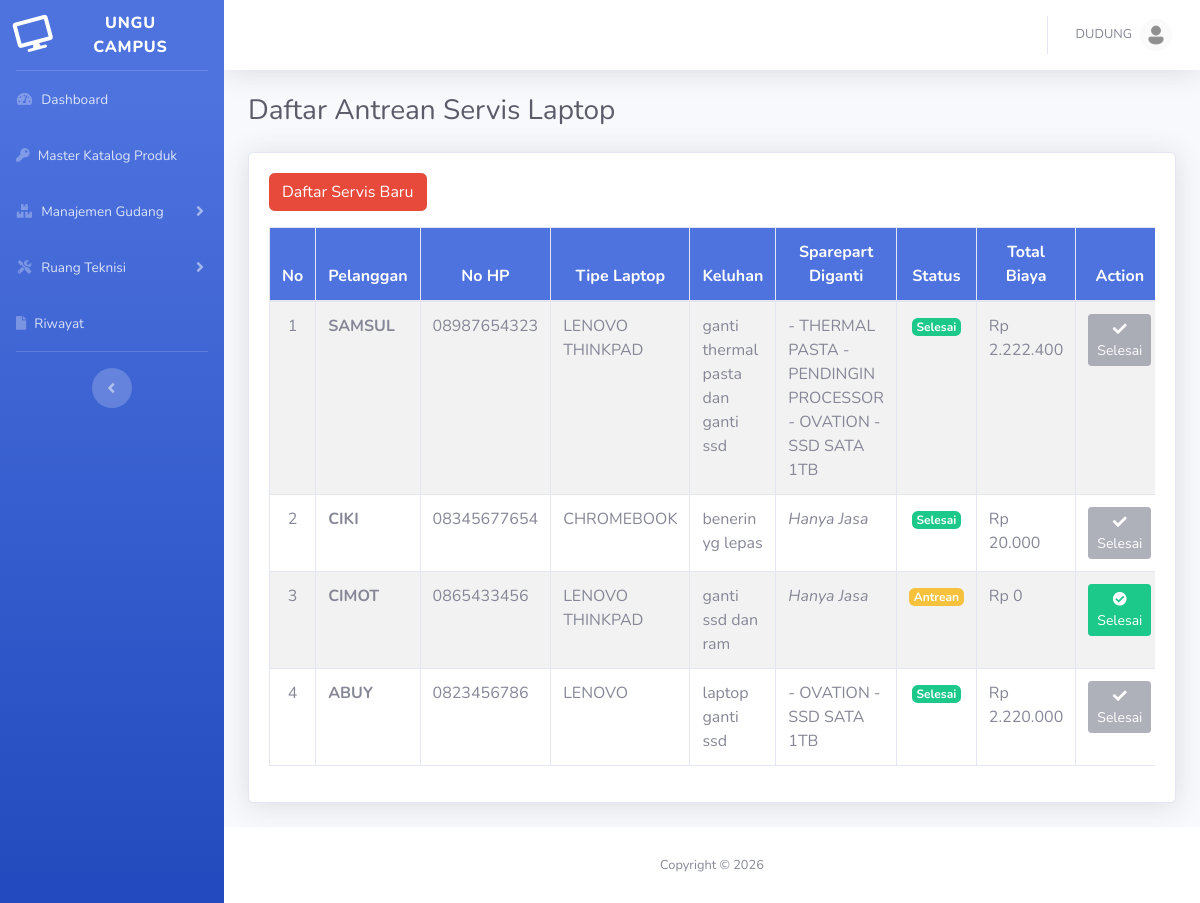
The app's page /views/service/service_tampil.php (signed in) with its own data.
### tables this page shows
CREATE TABLE `tabel_menu` (
  `id_menu` int(11) NOT NULL,
  `nama_menu` varchar(50) NOT NULL,
  `link` varchar(100) NOT NULL,
  `icon` varchar(50) DEFAULT NULL,
  `parent_id` int(11) DEFAULT 0,
  `urutan` int(11) NOT NULL
);

CREATE TABLE `tabel_servis` (
  `id_servis` int(11) NOT NULL,
  `nama_pelanggan` varchar(100) NOT NULL,
  `no_hp` varchar(20) NOT NULL,
  `tanggal` timestamp NOT NULL DEFAULT current_timestamp(),
  `tipe_laptop` varchar(100) NOT NULL,
  `keluhan` text NOT NULL,
  `status_servis` varchar(20) NOT NULL,
  `id_barang` int(11) DEFAULT NULL,
  `biaya_jasa` int(11) DEFAULT 0,
  `total_biaya` int(11) DEFAULT 0
);

### Views/Service/service_tampil.php (the view, shortened to what this page needs)
<?php
require_once '../../Config/koneksi.php';
include('../../layouts/header.php');
include('../../layouts/sidebar.php');
include('../../layouts/topbar.php');
?>
<div class="container-fluid">
    <h1 class="h3 mb-4 text-gray-800">Daftar Antrean Servis Laptop</h1>
    <div class="card shadow mb-4">
        <div class="card-body">
            <button class="h3 btn btn-danger mb-3" data-toggle="modal" data-target="#addServisModal">Daftar Servis Baru</button>
            <div class="table-responsive">
                <table id="dataTable" class="table table-striped table-bordered nowrap" style="width:100%">
                    <thead>
                        <tr class="bg-primary text-white">
                            <th class="text-center">No</th>
                            <th class="text-center">Pelanggan</th>
                            <th class="text-center">No HP</th>
                            <th class="text-center">Tipe Laptop</th>
                            <th class="text-center">Keluhan</th>
                            <th class="text-center">Sparepart Diganti</th>
                            <th class="text-center">Status</th>
                            <th class="text-center">Total Biaya</th>
                            <th class="text-center">Action</th>
                        </tr>
                    </thead>
                    <tbody>
                        <?php
                        $query = "SELECT * FROM tabel_servis ORDER BY id_servis DESC";
                        $tampil = mysqli_query($koneksi, $query);
                        $i = 1;
                        while ($data = mysqli_fetch_array($tampil)) :
                            $id_servis_sekarang = $data['id_servis'];
                            $daftar_sparepart_tampil = "";
                            $q_detail = mysqli_query($koneksi, "SELECT k.nama_produk, k.merek FROM tabel_detail_servis d
                                                                INNER JOIN tabel_barang b ON d.id_barang = b.id_barang
                                                                INNER JOIN master_katalog k ON b.id_katalog = k.id_katalog
                                                                WHERE d.id_servis = '$id_servis_sekarang'");
                            if(mysqli_num_rows($q_detail) > 0) {
                                $arr_sp = [];
                                while($dt_d = mysqli_fetch_array($q_detail)) {
                                    $arr_sp[] = "- " . strtoupper($dt_d['merek'] . " - " . $dt_d['nama_produk']);
                                }
                                $daftar_sparepart_tampil = implode("<br>", $arr_sp);
                            }
                        ?>
                            <tr>
                                <td class="text-center"><?= $i; ?></td>
                                <td style="text-transform:uppercase"><strong><?= $data['nama_pelanggan']; ?></strong></td>
                                <td><?= $data['no_hp']; ?></td>
                                <td style="text-transform:uppercase"><?= $data['tipe_laptop']; ?></td>
                                <td><?= $data['keluhan']; ?></td>
                                <td><?= (!empty($daftar_sparepart_tampil)) ? $daftar_sparepart_tampil : '<em class="text-muted">Hanya Jasa</em>'; ?></td>
                                <td class="text-center">
                                    <span class="badge <?= ($data['status_servis'] == 'Antrean') ? 'badge-warning' : 'badge-success'; ?>">
                                        <?= $data['status_servis']; ?>
                                    </span>
                                </td>
                                <td><?= 'Rp ' . number_format($data['total_biaya'], 0, ',', '.'); ?></td>
                                <td class="text-center">
                                    <?php if ($data['status_servis'] != 'Selesai'): ?>
                                        <button class="btn btn-success btn-sm" data-toggle="modal" data-target="#modalSelesai<?= $data['id_servis']; ?>" title="Selesaikan Servis">
                                            <i class="fas fa-check-circle"></i> Selesai
                                        </button>
                                    <?php else: ?>
                                        <button class="btn btn-secondary btn-sm" disabled>
                                            <i class="fas fa-check"></i> Selesai
                                        </button>
                                    <?php endif; ?>
                                </td>
                            </tr>
                        <?php $i++;
                        endwhile; ?>
                    </tbody>
                </table>
            </div>
        </div>
    </div>
</div>
<?php include('../../layouts/footer.php'); ?>

### layouts/sidebar.php (shortened to what this page needs)
<ul class="navbar-nav bg-gradient-primary sidebar sidebar-dark accordion" id="accordionSidebar">
    <a class="sidebar-brand d-flex align-items-center justify-content-center" href="index.php">
        <div class="sidebar-brand-icon rotate-n-15">
            <i class="fas fa-desktop"></i>
        </div>
        <div class="sidebar-brand-text mx-4">Ungu Campus</div>
    </a>
    <hr class="sidebar-divider my-0">
    <?php
    global $koneksi;
    $request_uri = $_SERVER['SCRIPT_NAME'];
    $halaman_aktif = str_replace('/manajemen-stok/', '', $request_uri);
    $query_main = mysqli_query($koneksi, "SELECT * FROM tabel_menu WHERE parent_id = 0 ORDER BY urutan ASC");
    while ($main = mysqli_fetch_array($query_main)) :
        $id_main = $main['id_menu'];
        $query_sub = mysqli_query($koneksi, "SELECT * FROM tabel_menu WHERE parent_id = '$id_main' ORDER BY urutan ASC");
        $punya_sub = mysqli_num_rows($query_sub);
        if ($punya_sub == 0) :
            $menu_link = ltrim($main['link'], '/');
            $status_active = ($halaman_aktif == $menu_link) ? 'active' : '';
    ?>
            <li class="nav-item <?= $status_active; ?>">
                <a class="nav-link" href="/manajemen-stok/<?= $menu_link; ?>">
                    <i class="<?= $main['icon']; ?>"></i>
                    <span><?= $main['nama_menu']; ?></span>
                </a>
            </li>
    <?php
        else :
            $sub_links = [];
            while($sm = mysqli_fetch_array($query_sub)) {
                $sub_links[] = ltrim($sm['link'], '/');
            }
            $is_active = in_array($halaman_aktif, $sub_links) ? 'active' : '';
            $is_collapsed = in_array($halaman_aktif, $sub_links) ? '' : 'collapsed';
    ?>
            <li class="nav-item <?= $is_active; ?>">
                <a class="nav-link <?= $is_collapsed; ?>" href="#" data-toggle="collapse" data-target="#collapse<?= $id_main; ?>"
                    aria-expanded="<?= in_array($halaman_aktif, $sub_links) ? 'true' : 'false'; ?>" aria-controls="collapse<?= $id_main; ?>">
                    <i class="<?= $main['icon']; ?>"></i>
                    <span><?= $main['nama_menu']; ?></span>
                </a>
            </li>
    <?php
        endif;
    endwhile;
    ?>
    <hr class="sidebar-divider d-none d-md-block">
    <div class="text-center d-none d-md-inline">
        <button class="rounded-circle border-0" id="sidebarToggle"></button>
    </div>
</ul>
<div id="content-wrapper" class="d-flex flex-column">
    <div id="content">

### records on screen
tabel_menu: nama_menu "Dashboard"
tabel_menu: nama_menu "Master Katalog Produk"
tabel_menu: nama_menu "Manajemen Gudang"
tabel_menu: nama_menu "Ruang Teknisi"
tabel_menu: nama_menu "Riwayat"
tabel_servis: nama_pelanggan "SAMSUL", no_hp "08987654323", tipe_laptop "LENOVO THINKPAD", keluhan "ganti thermal pasta dan ganti ssd", arr_sp "- THERMAL PASTA - PENDINGIN PROCESSOR - OVATION - SSD SATA 1TB", status_servis "Selesai", total_biaya "2.222.400"
tabel_servis: nama_pelanggan "CIKI", no_hp "08345677654", tipe_laptop "CHROMEBOOK", keluhan "benerin yg lepas", shows "Hanya Jasa", status_servis "Selesai", total_biaya "20.000"
tabel_servis: nama_pelanggan "CIMOT", no_hp "0865433456", tipe_laptop "LENOVO THINKPAD", keluhan "ganti ssd dan ram", shows "Hanya Jasa", status_servis "Antrean", total_biaya "0"
tabel_servis: nama_pelanggan "ABUY", no_hp "0823456786", tipe_laptop "LENOVO", keluhan "laptop ganti ssd", arr_sp "- OVATION - SSD SATA 1TB", status_servis "Selesai", total_biaya "2.220.000"

### other values on screen
$_SESSION['nama'] "DUDUNG"
